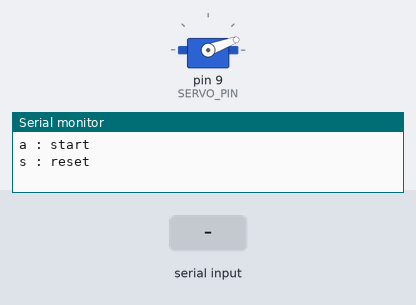
This sketch was run on a simulated Arduino Uno, built with avr-gcc and run on an emulated ATmega328P. Shown: servo, the last lines printed to the serial monitor. Inputs (shaded band) come from the test bench.

Above: at 1.2 s.
1.3 s: "a" received over Serial
At 1.31 s:
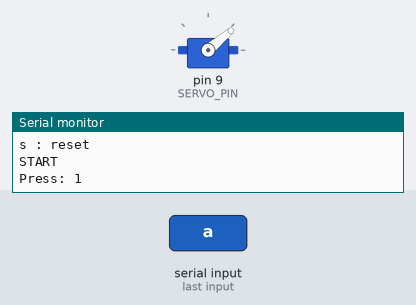
4.3 s: "s" received over Serial
At 5.2 s:
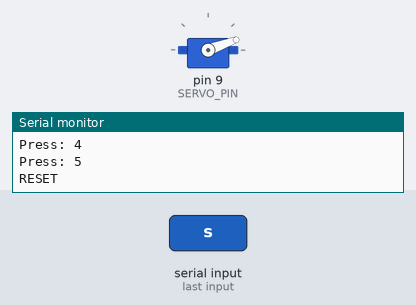
Timing chart, 0 to 7.3 s (numbered marks = the images above; inputs shaded):
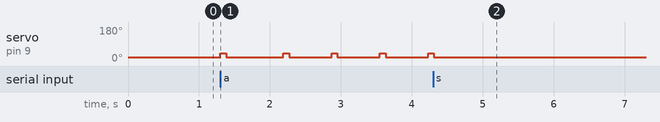

Measured:
- after the input at 1.3 s, servo on pin 9 (SERVO_PIN): goes 40° 0.08 s, 20° 0.81 s, 3 × (40° 0.08 s, 20° 0.60 s), then 40°, starting at once
- after the input at 4.3 s, servo on pin 9 (SERVO_PIN): goes on until 4.3 s, then stays 20°

The sketch:

ff9_ropejump-servo.ino
```cpp
#include <Servo.h>

Servo jumpServo;

// ===== ピン =====
const int SERVO_PIN = 9;

// ===== 角度 =====
const int HOME_ANGLE  = 20;
const int PRESS_ANGLE = 40;

// ===== 押下動作 =====
const int PRESS_HOLD_TIME = 80;  // 押下時間
const int RETURN_TIME     = 80;  // 戻り時間

// ===== 状態 =====
bool running = false;
int pressCount = 0;
const long MAX_PRESS = 999999; // 最大回数

// ===== 時間管理 =====
unsigned long nextJumpTime = 0;

void setup() {
    Serial.begin(9600);
    jumpServo.attach(SERVO_PIN);
    jumpServo.write(HOME_ANGLE);

    Serial.println("a : start");
    Serial.println("s : reset");
}

void loop() {
    // ===== 入力 =====
    if (Serial.available() > 0) {
        char cmd = Serial.read();
        if (cmd == 'a') {
            running = true;
            pressCount = 0;
            nextJumpTime = millis();  // 開始時刻
            Serial.println("START");
        }
        if (cmd == 's') {
            running = false;
            pressCount = 0;
            jumpServo.write(HOME_ANGLE);
            Serial.println("RESET");
        }
    }

    if (!running) return;

    unsigned long now = millis();
    if (now < nextJumpTime) return; // 次ジャンプまで待機

    pressCount++;

    // ===== ログ =====
    Serial.print("Press: ");
    Serial.println(pressCount);

    // ===== ジャンプ動作 =====
    jumpServo.write(PRESS_ANGLE);
    delay(PRESS_HOLD_TIME);
    jumpServo.write(HOME_ANGLE);
    delay(RETURN_TIME);

    // ===== ジャンプ間隔（アルティマニア表記） =====
    float interval;

    if (pressCount == 1) interval = 730;           // スタート
    else if (pressCount <= 19) interval = 520;     // 1〜19回 遅い
    else if (pressCount <= 49) interval = 370;     // 20〜49回 ふつう
    else if (pressCount <= 99) interval = 310;     // 50〜99回 やや速い
    else if (pressCount <= 199) interval = 275;    // 100〜199回 速い
    else if (pressCount <= 299) {                  // 200〜299回 テクニカルジャンプ
        if ((pressCount - 200) % 2 == 0) {
            interval = 175; // 偶数回（200,202…）は短め
        } else {
            interval = 274; // 奇数回（201,203…）は長め
        }
    }
    else interval = 241;                            // 300回以降 ハイスピードジャンプ

    // ===== 1599回以降 100回ごとに +10ms補正（長距離用） =====
    if (pressCount >= 1599 && (pressCount - 1599) % 100 == 0) {
        interval += 10;
    }

    // ===== 追加補正（3000以降500回ごと）=====
    if (pressCount >= 3000 && pressCount % 500 == 0) {
     interval += 50;
    }

    // ===== 次ジャンプの絶対時間 =====
    nextJumpTime = now + interval + PRESS_HOLD_TIME + RETURN_TIME;

    // ===== 終了判定 =====
    if (pressCount >= MAX_PRESS) {
        running = false;
        Serial.println("FINISH (MAX_PRESS)");
    }
}
```
